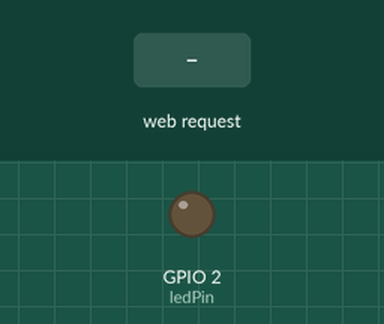
Bench run of a program on a simulated ESP32. Shown: output pins drawn as LEDs (lit = HIGH). Dashed ring = blinking. The inputs (shaded band) are chosen by the test bench. What the program prints to the serial monitor is not drawn.

Above: at 1.2 s.
1.3 s: HTTP request GET /blink received
At 4.2 s:
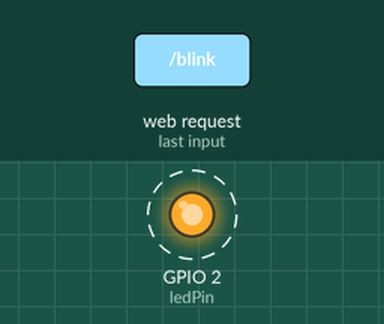
4.3 s: HTTP request GET /on received
At 4.8 s:
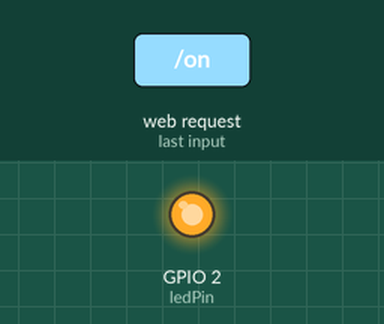
5.8 s: HTTP request GET /off received
At 6.5 s:
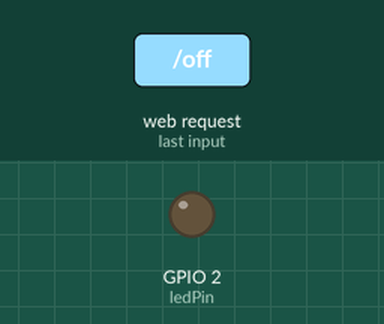
Timing chart, 0 to 8.8 s (numbered marks = the images above; inputs shaded):
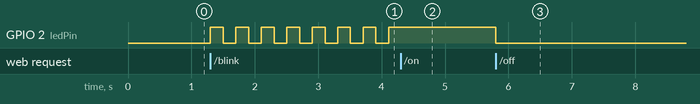

Measured:
- after the input at 1.3 s, GPIO 2 (ledPin): alternates HIGH for 0.20 s and LOW for 0.20 s, starting at once
- after the input at 4.3 s, GPIO 2 (ledPin): stops changing and stays HIGH
- after the input at 5.8 s, GPIO 2 (ledPin): HIGH → LOW at once

The program:

main.cpp
```cpp
#include <WiFi.h>
#include <WebServer.h>

// ========== Konfigurasi ========== //
const char* ssid = "IoT-Dev By Bima";      // Nama Access Point
const int ledPin = 2;               // GPIO 2 (LED bawaan ESP32)

// ========== Variabel Global ========== //
WebServer server(80);
bool isBlinking = false;
unsigned long previousMillis = 0;
const long blinkInterval = 200;     // Interval blink (ms)

// ========== HTML Template ========== //
const String htmlTemplate = R"rawliteral(
<!DOCTYPE html>
<html>
<head>
  <meta name="viewport" content="width=device-width, initial-scale=1">
  <style>
    body { font-family: Arial; text-align: center; margin-top: 50px; }
    button { padding: 10px 20px; font-size: 16px; }
    .on { background-color: #4CAF50; color: white; }
    .off { background-color: #f44336; color: white; }
    .blink { background-color: #FFA500; color: black; }
  </style>
</head>
<body>
  <h1>Kontrol LED ESP32</h1>
  <p>Status LED: <b>%STATUS%</b></p>
  <p>
    <a href="/on"><button class="on">NYALAKAN</button></a>
    <a href="/off"><button class="off">MATIKAN</button></a>
    <a href="/blink"><button class="blink">BLINK</button></a>
  </p>
</body>
</html>
)rawliteral";

// ========== Fungsi Generate HTML ========== //
String generateHTML() {
  String statusText;
  if (isBlinking) {
    statusText = "BLINKING";
  } else {
    statusText = digitalRead(ledPin) ? "ON" : "OFF";
  }
  String html = htmlTemplate;
  html.replace("%STATUS%", statusText);
  return html;
}

// ========== Handler Web Server ========== //
void handleRoot() {
  server.send(200, "text/html", generateHTML());
}

void handleOn() {
  isBlinking = false;
  digitalWrite(ledPin, HIGH);
  server.sendHeader("Location", "/");
  server.send(303);
}

void handleOff() {
  isBlinking = false;
  digitalWrite(ledPin, LOW);
  server.sendHeader("Location", "/");
  server.send(303);
}

void handleBlink() {
  isBlinking = true;
  server.sendHeader("Location", "/");
  server.send(303);
}

// ========== Setup & Loop ========== //
void setup() {
  Serial.begin(115200);
  pinMode(ledPin, OUTPUT);
  digitalWrite(ledPin, LOW);

  // Buat Access Point
  WiFi.softAP(ssid);
  Serial.println("\nAccess Point dibuat!");
  Serial.print("IP Address: ");
  Serial.println(WiFi.softAPIP());

  // Setup Web Server
  server.on("/", handleRoot);
  server.on("/on", handleOn);
  server.on("/off", handleOff);
  server.on("/blink", handleBlink);
  server.begin();
  Serial.println("Web server aktif!");
}

void loop() {
  server.handleClient();

  // Blink otomatis jika mode aktif
  if (isBlinking) {
    unsigned long currentMillis = millis();
    if (currentMillis - previousMillis >= blinkInterval) {
      previousMillis = currentMillis;
      digitalWrite(ledPin, !digitalRead(ledPin));
    }
  }
}
```
